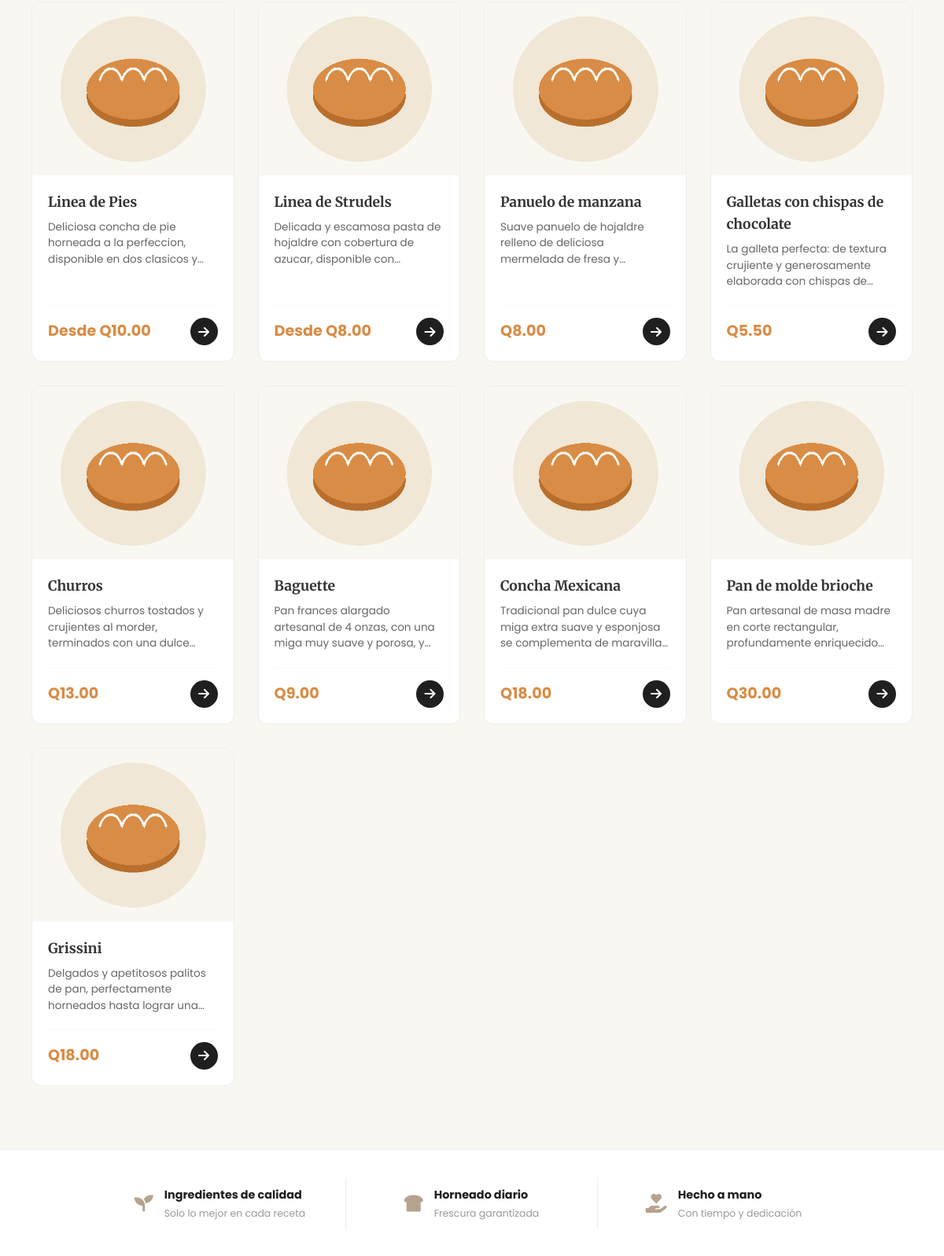
Before: / (middle part) with the older database file.
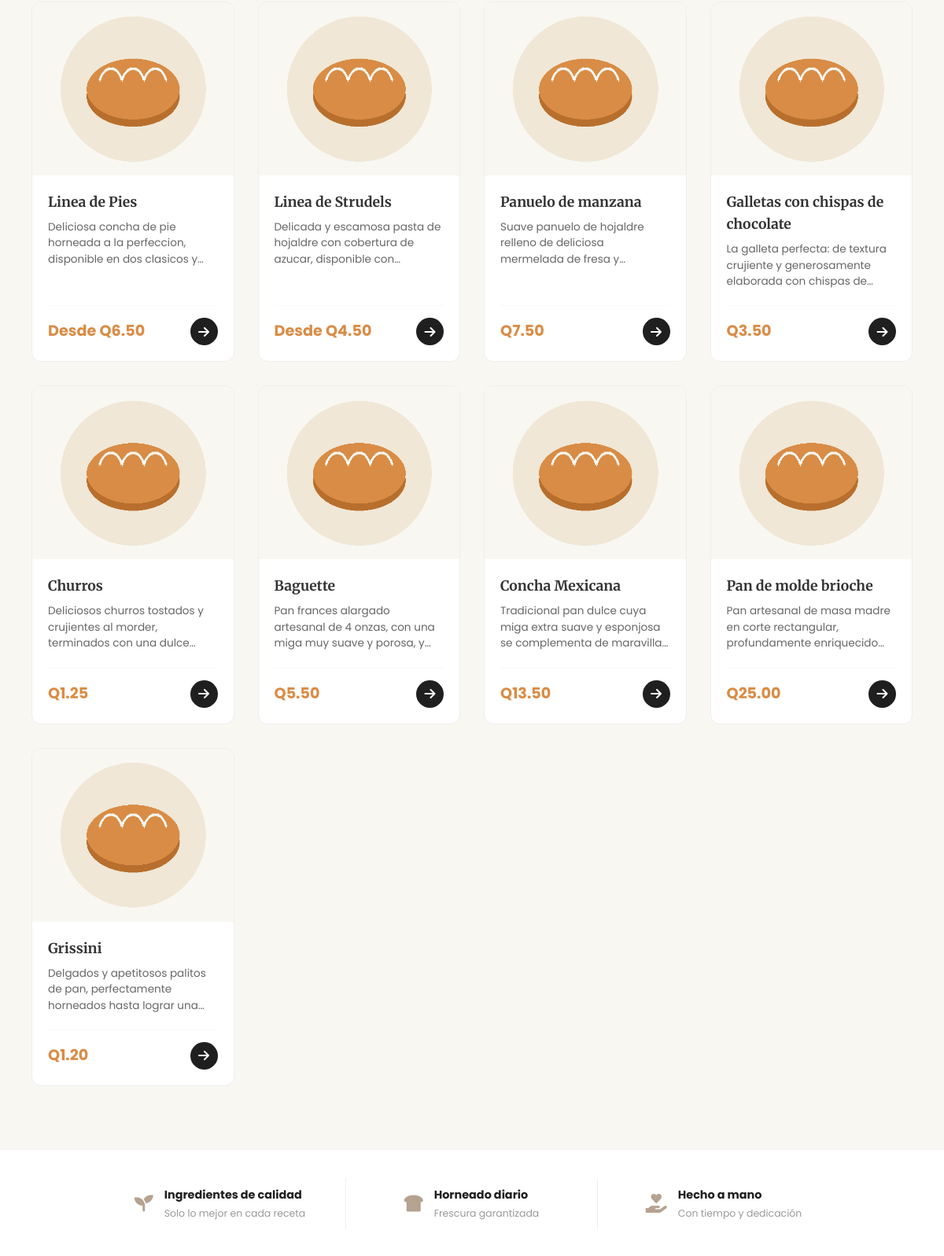
After: the same page with the newer database file.
### tables this page shows
CREATE TABLE `productos` (
  `id`                  INT(11)       NOT NULL AUTO_INCREMENT,
  `nombre`              VARCHAR(100)  NOT NULL,
  `descripcion`         TEXT          DEFAULT NULL,
  `maridaje`            TEXT          DEFAULT NULL,
  `precio`              DECIMAL(10,2) NOT NULL,
  `categoria`           VARCHAR(50)   NOT NULL,
  `imagen`              VARCHAR(255)  DEFAULT 'default_pan.png',
  `destacado`           TINYINT(1)    DEFAULT 0,
  `fecha_creacion`      DATETIME      DEFAULT CURRENT_TIMESTAMP,
  `stock`               INT(11)       DEFAULT 0,
  `oferta`              TINYINT(1)    DEFAULT 0,
  `tiene_variantes`     TINYINT(1)    DEFAULT 0,
  `imagen_2`            VARCHAR(255)  DEFAULT NULL,
  `imagen_3`            VARCHAR(255)  DEFAULT NULL,
  `sku`                 VARCHAR(60)   DEFAULT NULL,
  `precio_distribuidor` DECIMAL(10,2) DEFAULT NULL,
  `minimo_compra`       INT(11)       DEFAULT 1 COMMENT 'Minimo de compra = tamano del lote de produccion (ver unidades_paquete)',
  `unidades_paquete`    INT(11)       DEFAULT NULL COMMENT 'Unidades por paquete fisico (informativo para el cliente)',
  PRIMARY KEY (`id`)
);

### index.php (the view, shortened to what this page needs)
<?php
    require 'includes/config.php';
    include 'includes/header.php';
?>
<section id="catalogo" class="section" style="background-color: var(--bg-cream);">
    <div class="container">
        <?php
        $productos = [];
        if (isset($pdo)) {
            try {
                $stmt = $pdo->query("SELECT p.*, (SELECT COUNT(id) FROM producto_variantes v WHERE v.producto_id = p.id) as tiene_variantes FROM productos p WHERE p.destacado = 1");
                $productos = $stmt->fetchAll(PDO::FETCH_ASSOC);
            } catch (Exception $e) { }
        }
        ?>
        <?php if(count($productos) > 0): ?>
            <div class="catalog-grid">
                <?php foreach($productos as $prod): ?>
                    <?php
                        $agotado = (isset($prod['stock']) && $prod['stock'] <= 0);
                    ?>
                    <div class="product-card-simple"
                         onclick="window.location.href='producto.php?id=<?php echo $prod['id']; ?>'"
                         style="cursor: pointer; <?php echo $agotado ? 'opacity: 0.7; filter: grayscale(1);' : ''; ?>">
                        <a href="producto.php?id=<?php echo $prod['id']; ?>" style="display: block; position: relative;">
                            <img src="assets/img/<?php echo htmlspecialchars($prod['imagen']); ?>"
                                 alt="<?php echo htmlspecialchars($prod['nombre']); ?>"
                                 class="card-img-top"
                                 onerror="this.onerror=null;this.src='assets/img/default_pan.png';">
                        </a>
                        <div class="card-body-simple">
                            <a href="producto.php?id=<?php echo $prod['id']; ?>" style="text-decoration:none;">
                                <h3 class="card-title-simple"><?php echo htmlspecialchars($prod['nombre']); ?></h3>
                            </a>
                            <p class="card-desc-simple">
                                <?php echo htmlspecialchars($prod['descripcion']); ?>
                            </p>
                            <div class="card-footer-simple">
                                <span class="card-price-simple"><?php echo ($prod['tiene_variantes'] > 0 ? 'Desde ' : ''); ?>Q<?php echo number_format($prod['precio'], 2); ?></span>
                                <?php if($agotado): ?>
                                    <a href="producto.php?id=<?php echo $prod['id']; ?>" class="btn-icon-add btn-disabled" title="Ver (Agotado)">
                                        <i class="fas fa-eye"></i>
                                    </a>
                                <?php else: ?>
                                    <a href="producto.php?id=<?php echo $prod['id']; ?>" class="btn-icon-add" title="Ver Detalle">
                                        <i class="fas fa-arrow-right"></i>
                                    </a>
                                <?php endif; ?>
                            </div>
                        </div>
                    </div>
                <?php endforeach; ?>
            </div>
        <?php else: ?>
            <div class="text-center" style="padding: 60px; color: #888;">
                <p>No hay productos disponibles.</p>
            </div>
        <?php endif; ?>
    </div>
</section>
<section class="trust-strip">
    <div class="container trust-strip-grid">
        <div class="trust-item">
            <i class="fas fa-seedling"></i>
            <div>
                <strong>Ingredientes de calidad</strong>
                <span>Solo lo mejor en cada receta</span>
            </div>
        </div>
        <div class="trust-item">
            <i class="fas fa-bread-slice"></i>
            <div>
                <strong>Horneado diario</strong>
                <span>Frescura garantizada</span>
            </div>
        </div>
        <div class="trust-item">
            <i class="fas fa-hand-holding-heart"></i>
            <div>
                <strong>Hecho a mano</strong>
                <span>Con tiempo y dedicación</span>
            </div>
        </div>
    </div>
</section>
<?php include 'includes/footer.php'; ?>

Changed rows visible on the page:
changed productos "Linea de Pies": precio "10.00" → "6.50"
changed productos "Linea de Strudels": precio "8.00" → "4.50"
changed productos "Panuelo de manzana": precio "8.00" → "7.50"
changed productos "Galletas con chispas de chocolate": precio "5.50" → "3.50"
changed productos "Churros": precio "13.00" → "1.25"
changed productos "Baguette": precio "9.00" → "5.50"
changed productos "Concha Mexicana": precio "18.00" → "13.50"
changed productos "Pan de molde brioche": precio "30.00" → "25.00"
changed productos "Grissini": precio "18.00" → "1.20"
